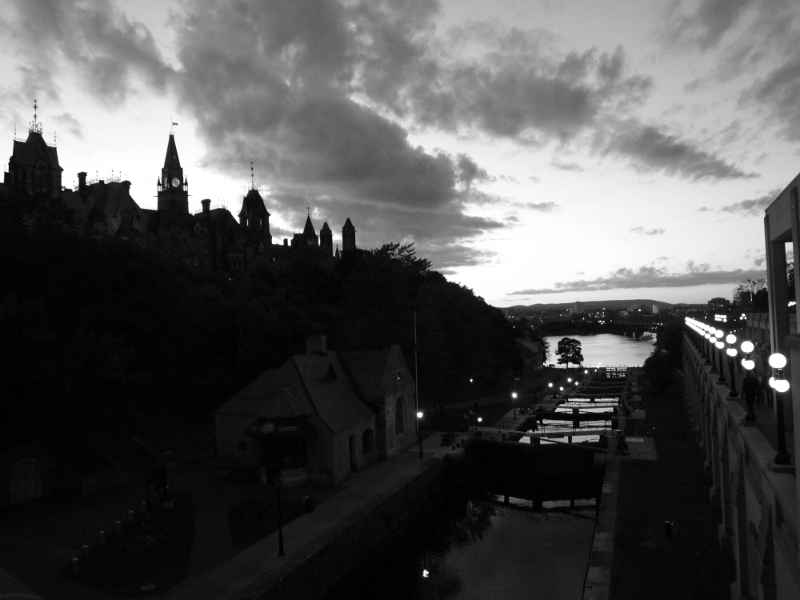
#> input picture Blatt 6/bild1.png, 800 x 600 px
$ python 'Aufgabe 6.4.py'
#> lines starting #> are read from the running program, lines starting #| are printed output that depends on the picture
import numpy as np
import matplotlib.pyplot as plt
from skimage.io import imread

# 1.
bild1 = imread("bild1.png")
#> bild1 is the input picture: shape (600, 800); min 0, max 255, mean 82
bild2 = imread("bild2.png")
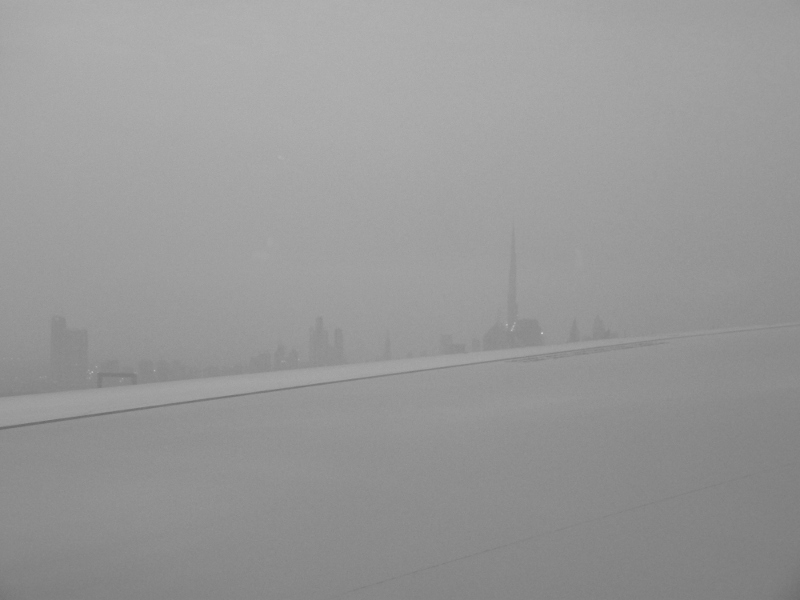
#> input picture Blatt 6/bild2.png, 800 x 600 px
#> bild2 is the input picture: shape (600, 800); min 106, max 203, mean 152.3

hist1 = np.histogram(bild1.flatten(), 256, [0, 256], density=True)
hist2 = np.histogram(bild2.flatten(), 256, [0, 256], density=True)

plt.figure("Histogramm 1")
plt.hist(bild1.flatten(), 256, [0, 256], density=True)
plt.show()
#> figure, not shown here; tallest bar 0.0364 high, from x = 4 to 5
plt.figure("Histogramm 2")
plt.hist(bild2.flatten(), 256, [0, 256], density=True)
plt.show()
#> figure, not shown here; tallest bar 0.0289 high, from x = 159 to 160


# 2.
def equalize_hist(img):
    # Create normalized histogram from img.
    hist = np.histogram(img.flatten(), 256, [0, 256], density=True)[0]
#> hist = 256 values, max 0.0364 at index 4, min 0.000237 at index 78, mean 0.00391

    # Calculate T(rk) according to the formula.
    tf = []
    tv = 0
    for v in hist:
        tv += 255 * v
        tf.append(int(tv))
#> this loop made 256 passes
#> (v, tv) on passes 1 to 3: (0.000329, 0.0839), (0.0056, 1.51), (0.023, 7.38)
#> after the loop, tf = 256 values from 0 to 255; tv = 255
    eq_hist = np.asarray(tf)
#> eq_hist = 256 values from 0 to 255

    # Apply equalized histogram to image.
    he_img = np.reshape(eq_hist[img.flatten()], img.shape)
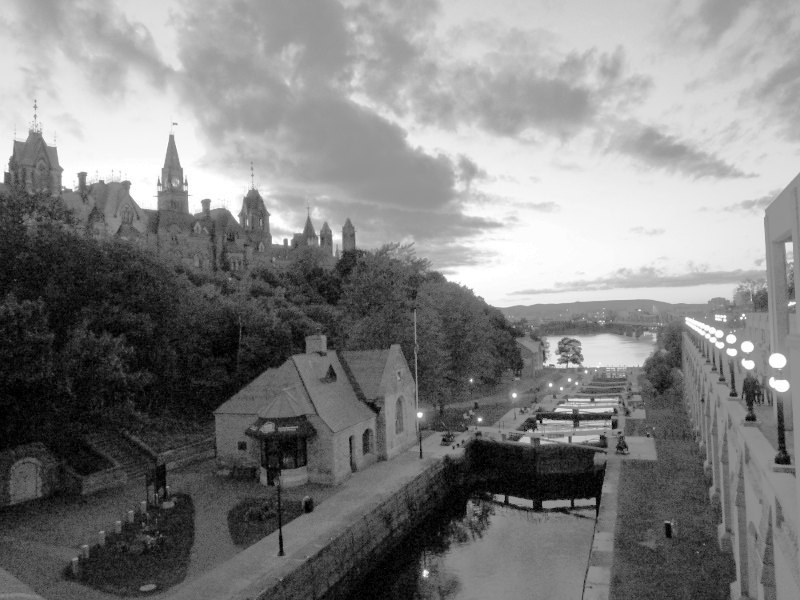
#> he_img: shape (600, 800) int64; min 0, max 255, mean 128.8

    return eq_hist, he_img


plt.figure("Equalized Histogramm 1")
plt.hist(equalize_hist(bild1)[0], bins=256, range=(0, 256), density=True)
plt.show()
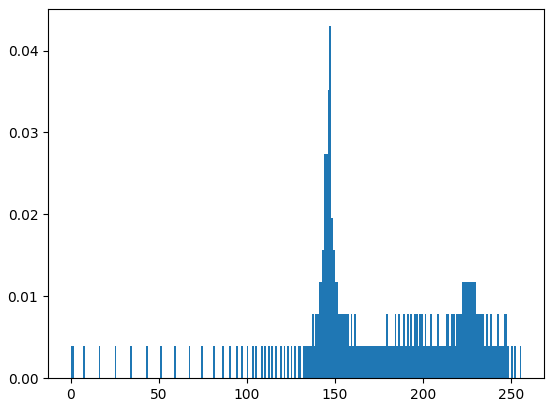
#> figure drawn by matplotlib, 1 panel; tallest bar 0.043 high, from x = 147 to 148
plt.figure("Histogram Equalization Bild 1")
plt.imshow(equalize_hist(bild1)[1], cmap="gray", vmin=0, vmax=255)
#> the loop in equalize_hist (call 2), `for v in hist:` made 256 passes
plt.show()

plt.figure("Equalized Histogramm 2")
plt.hist(equalize_hist(bild2)[0], bins=256, range=(0, 256), density=True)
#> in equalize_hist (call 3), `hist = np.histogram(img.flatten(), 256, [0, 256], density=True)[0]`: hist = 256 values, max 0.0289 at index 159, min 0 at index 0, mean 0.00391
#> after the loop in equalize_hist (call 3), `for v in hist:`: tv = 255
#> in equalize_hist (call 3), `he_img = np.reshape(eq_hist[img.flatten()], img.shape)`:
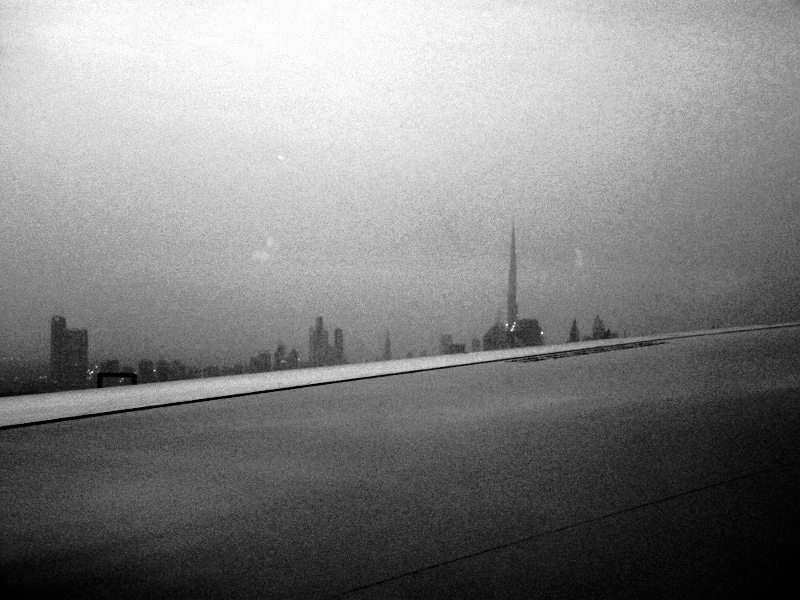
#> he_img: shape (600, 800) int64; min 0, max 255, mean 129.7
plt.show()
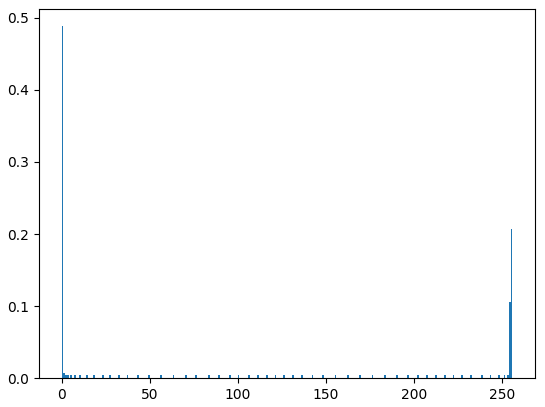
#> figure drawn by matplotlib, 1 panel; tallest bar 0.488 high, from x = 0 to 1
plt.figure("Histogram Equalization Bild 2")
plt.imshow(equalize_hist(bild2)[1], cmap="gray", vmin=0, vmax=255)
plt.show()

# Im Histogramm von Bild 1 wurden die dunklen Werte auf hellere Werte gemappt,
# helle Werte sind relativ gleich geblieben, sodass das Bild nicht overexposed wird.

# Im Histogramm von Bild 2 wurden die Werte auf die beiden Enden (hell/dunkel) gemappt,
# sodass sich die Skyline besser vom Hintergrund abhebt.


# 3.
def intensity1(img):
    return 255 ** 0.8 * img ** 0.2


def intensity2(img):
    return (255 * np.e ** ((img / 255) * 16 - 10)) / (1 + np.e ** ((img / 255) * 16 - 10))


plt.figure("Transformationsfunktion 1")
plt.plot(range(len(equalize_hist(bild1)[0])), equalize_hist(bild1)[0])
plt.show()
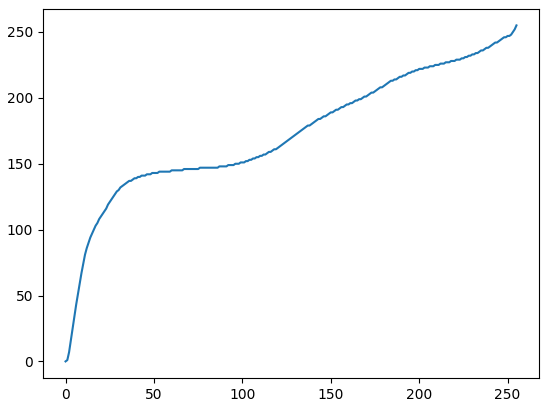
#> figure drawn by matplotlib, 1 panel; curve peaks at x = 255, y = 255
plt.figure("Intensitätstransformation 1")
plt.plot(range(len(equalize_hist(bild1)[0])), list(map(intensity1, range(len(equalize_hist(bild1)[0])))))
plt.show()
#> figure, not shown here; curve peaks at x = 255, y = 255

plt.figure("Transformationsfunktion 2")
plt.plot(range(len(equalize_hist(bild2)[0])), equalize_hist(bild2)[0])
plt.show()
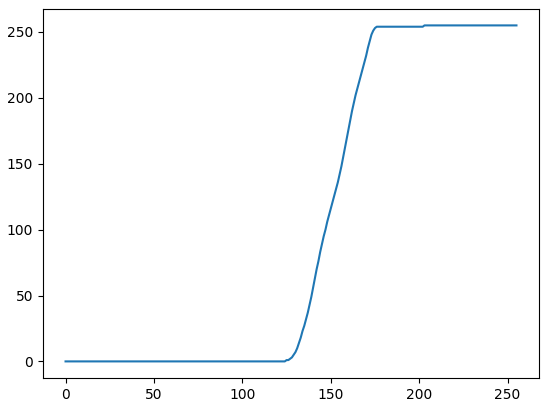
#> figure drawn by matplotlib, 1 panel; curve peaks at x = 203, y = 255

plt.figure("Intensitätstransformation 2")
plt.plot(range(len(equalize_hist(bild2)[0])), list(map(intensity2, range(len(equalize_hist(bild2)[0])))))
plt.show()
#> figure, not shown here; curve peaks at x = 255, y = 254.4

# Bei Bild 1 werden beide Bilder aufgehellt, jedoch wird es beim Histogrammausgleich nicht overexposed.
# Die Transformationsfunktion mappt die bereits hellen Werte nicht auf noch hellere.

# Bei Bild 2 wird in beiden Bildern der Wertebereich gestreckt,
# beim Histogrammausgleich werden mehr Details sichtbar, es entsteht jedoch auch mehr Noise.
# Der Übergang von dunklen zu hellen Werten ist in der Intensitätstransformation weicher.
